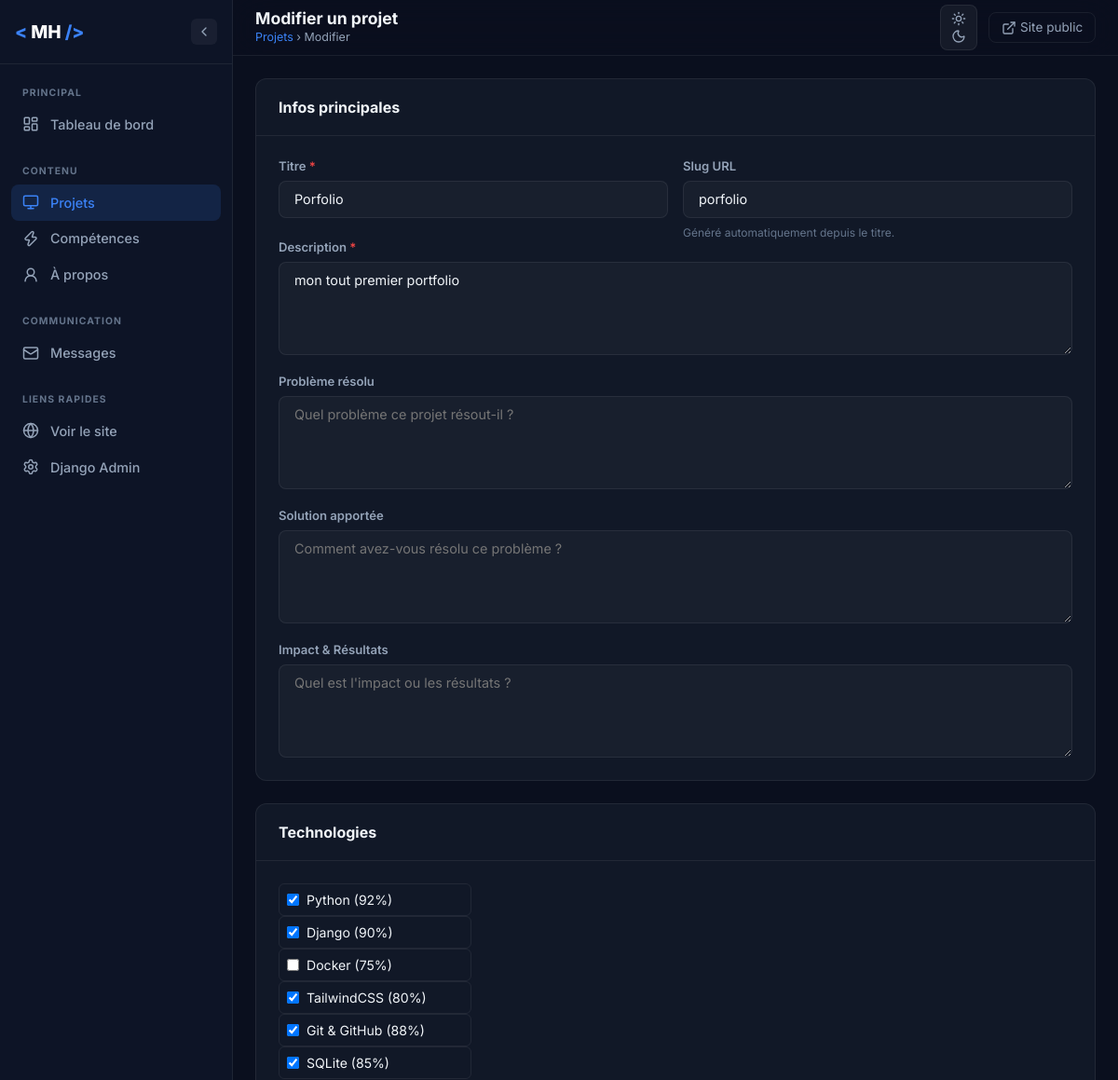
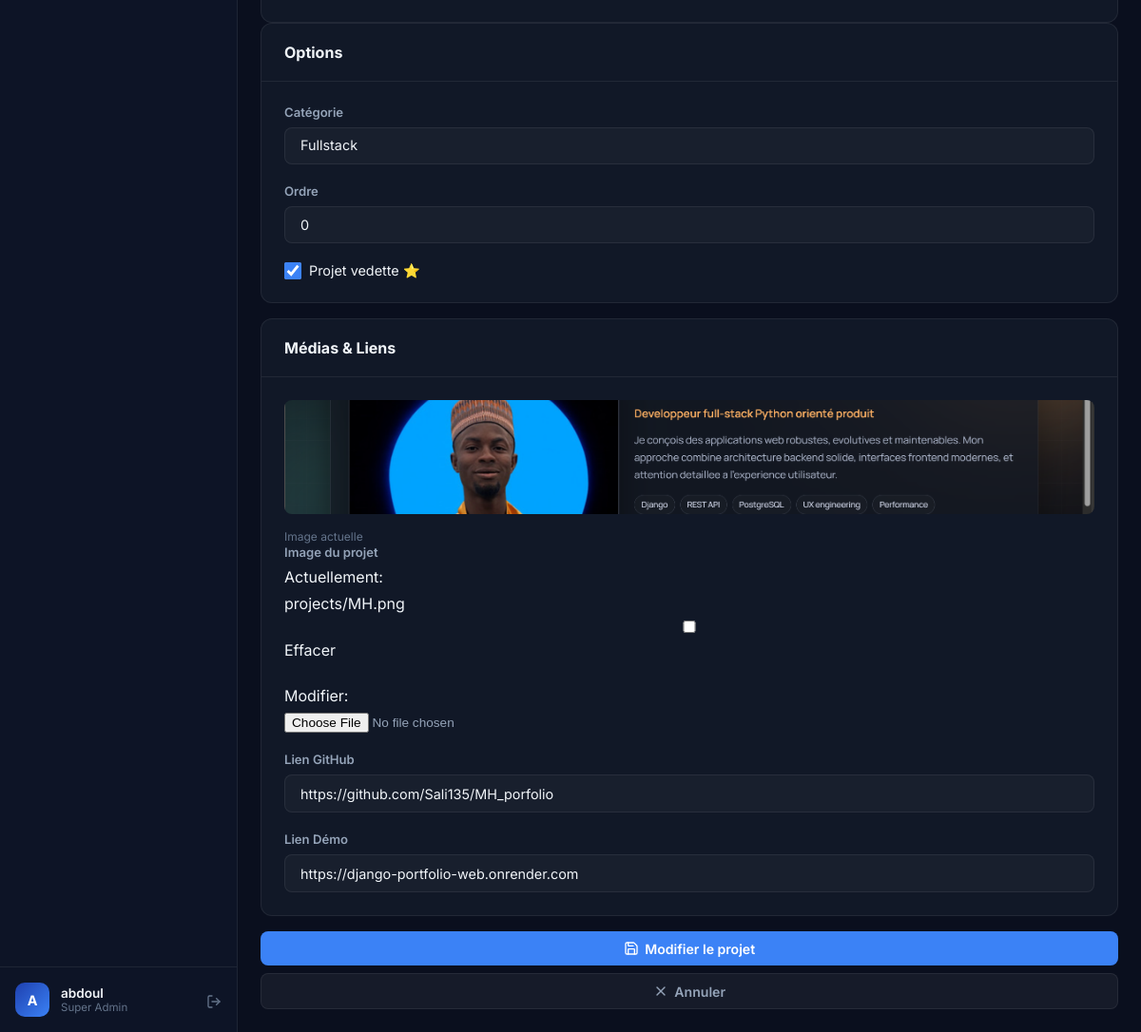
Screenshot of /dashboard/projets/7/modifier/ (signed in) with the database file from the repository (2 pictures, top to bottom).
### portfolio/models.py (models this page shows, shortened)
class Project(models.Model):
    CATEGORY_CHOICES = [
        ('backend', 'Backend'),
        ('frontend', 'Frontend'),
        ('fullstack', 'Fullstack'),
        ('mobile', 'Mobile'),
        ('api', 'API / Microservice'),
    ]
    title = models.CharField(_('Titre'), max_length=100)
    slug = models.SlugField(_('Slug'), unique=True, max_length=120)
    description = models.TextField(_('Description'))
    problem = models.TextField(_('Problème résolu'), blank=True)
    solution = models.TextField(_('Solution apportée'), blank=True)
    impact = models.TextField(_('Impact / Résultats'), blank=True)
    image = models.ImageField(
        _('Image'), upload_to='projects/', blank=True, null=True
    )
    category = models.CharField(
        _('Catégorie'), max_length=20,
        choices=CATEGORY_CHOICES, default='fullstack'
    )
    technologies = models.ManyToManyField(
        Skill, verbose_name=_('Technologies'), blank=True
    )
    github_url = models.URLField(_('Lien GitHub'), blank=True)
    demo_url = models.URLField(_('Lien Démo'), blank=True)
    featured = models.BooleanField(_('Projet vedette'), default=False)
    order = models.PositiveIntegerField(_('Ordre'), default=0)
    created_at = models.DateTimeField(_('Créé le'), auto_now_add=True)
    updated_at = models.DateTimeField(_('Modifié le'), auto_now=True)
    class Meta:
        ordering = ['order', '-created_at']
        verbose_name = _('Projet')
        verbose_name_plural = _('Projets')

### dashboard/views.py (the view)
# urls.py: path('projets/<int:pk>/modifier/', views.project_edit, name='project_edit'),
@login_required(login_url='dashboard:login')
@user_passes_test(is_staff, login_url='dashboard:login')
def project_edit(request, pk):
    project = get_object_or_404(Project, pk=pk)
    form = DashboardProjectForm(request.POST or None, request.FILES or None, instance=project)
    if request.method == 'POST' and form.is_valid():
        form.save()
        messages.success(request, f'✅ Projet «{project.title}» mis à jour !')
        return redirect('dashboard:project_list')
    return render(request, 'dashboard/projects/form.html', {
        'form': form, 'project': project, 'action': 'Modifier'
    })

### dashboard/views.py (called while the page is built)
def is_staff(user):
    return user.is_staff or user.is_superuser

### portfolio/models.py (called while the page is built)
    def __str__(self):
        return f"{self.name} ({self.proficiency}%)"

### templates/dashboard/projects/form.html (shortened to what this page needs)
{% extends 'dashboard/base.html' %}
{% block nav_projects %}active{% endblock %}
{% block page_title %}{{ action }} un projet{% endblock %}
{% block breadcrumb %}<a href="{% url 'dashboard:project_list' %}">Projets</a> › {{ action }}{% endblock %}
{% block content %}
<div class="dash-page">
  <div class="form-layout">
    <form method="post" enctype="multipart/form-data" class="dash-form" id="project-form" novalidate>
      <div class="form-main">
        <div class="dash-card">
          <div class="dash-card-header">
            <h2>Infos principales</h2>
          </div>
          <div class="dash-card-body">
            <div class="form-row">
              <div class="form-group">
                <label class="form-label">{{ form.title.label }} <span class="required">*</span></label>
                {{ form.title }}
              </div>
              <div class="form-group">
                <label class="form-label">{{ form.slug.label }}</label>
                {{ form.slug }}
                <span class="form-help">Généré automatiquement depuis le titre.</span>
              </div>
            </div>
            <div class="form-group">
              <label class="form-label">{{ form.description.label }} <span class="required">*</span></label>
              {{ form.description }}
            </div>
            <div class="form-group">
              <label class="form-label">{{ form.problem.label }}</label>
              {{ form.problem }}
            </div>
            <div class="form-group">
              <label class="form-label">{{ form.solution.label }}</label>
              {{ form.solution }}
            </div>
            <div class="form-group">
              <label class="form-label">{{ form.impact.label }}</label>
              {{ form.impact }}
            </div>
          </div>
        </div>
        <div class="dash-card" style="margin-top:1.5rem;">
          <div class="dash-card-header"><h2>Technologies</h2></div>
          <div class="dash-card-body">
            <div class="tech-checkboxes">{{ form.technologies }}</div>
          </div>
        </div>
      </div>
      <div class="form-sidebar">
        <div class="dash-card">
          <div class="dash-card-header"><h2>Options</h2></div>
          <div class="dash-card-body">
            <div class="form-group">
              <label class="form-label">{{ form.category.label }}</label>
              {{ form.category }}
            </div>
            <div class="form-group">
              <label class="form-label">{{ form.order.label }}</label>
              {{ form.order }}
            </div>
            <div class="form-check-group">
              {{ form.featured }}
              <label for="{{ form.featured.id_for_label }}" class="form-label-inline">{{ form.featured.label }}</label>
            </div>
          </div>
        </div>
        <div class="dash-card" style="margin-top:1rem;">
          <div class="dash-card-header"><h2>Médias & Liens</h2></div>
          <div class="dash-card-body">
            {% if project.image %}
            <div class="current-image">
              <img src="{{ project.image.url }}" alt="Image actuelle" style="max-height:120px;border-radius:8px;margin-bottom:0.75rem;width:100%;object-fit:cover;" />
              <span class="form-help">Image actuelle</span>
            </div>
            {% endif %}
            <div class="form-group">
              <label class="form-label">{{ form.image.label }}</label>
              {{ form.image }}
            </div>
            <div class="form-group">
              <label class="form-label">{{ form.github_url.label }}</label>
              {{ form.github_url }}
            </div>
            <div class="form-group">
              <label class="form-label">{{ form.demo_url.label }}</label>
              {{ form.demo_url }}
            </div>
          </div>
        </div>
        <div class="form-actions">
          <button type="submit" class="btn-dash btn-dash-primary btn-full">
            <i data-lucide="save" class="icon-sm"></i> {{ action }} le projet
          </button>
          <a href="{% url 'dashboard:project_list' %}" class="btn-dash btn-dash-ghost btn-full">
            <i data-lucide="x" class="icon-sm"></i> Annuler
          </a>
        </div>
      </div>
    </form>
  </div>
</div>
{% endblock %}

### templates/dashboard/base.html (shortened to what this page needs)
{% load static %}
<!DOCTYPE html>
<html lang="fr" data-theme="dark">
<head>
  <link rel="stylesheet" href="https://cdn.jsdelivr.net/gh/devicons/devicon@latest/devicon.min.css" />
  <link rel="stylesheet" href="{% static 'dashboard/css/dashboard.css' %}" />
</head>
<body>
  {% if user.is_authenticated %}
  <aside class="sidebar" id="sidebar" role="navigation" aria-label="Navigation admin">
    <div class="sidebar-logo">
      <span class="logo-bracket">&lt;</span>
      <span class="logo-name">MH</span>
      <span class="logo-bracket">/&gt;</span>
      <button class="sidebar-toggle" id="sidebar-toggle" aria-label="Replier le menu">
        <i data-lucide="chevron-left" class="icon-sm"></i>
      </button>
    </div>
    <nav class="sidebar-nav">
      <div class="nav-group">
        <span class="nav-group-label">Principal</span>
        <a href="{% url 'dashboard:home' %}" class="nav-item {% block nav_home %}{% endblock %}">
          <i data-lucide="layout-dashboard" class="nav-icon-svg"></i>
          <span class="nav-label">Tableau de bord</span>
        </a>
      </div>
      <div class="nav-group">
        <span class="nav-group-label">Contenu</span>
        <a href="{% url 'dashboard:project_list' %}" class="nav-item {% block nav_projects %}{% endblock %}">
          <i data-lucide="monitor" class="nav-icon-svg"></i>
          <span class="nav-label">Projets</span>
        </a>
        <a href="{% url 'dashboard:skill_list' %}" class="nav-item {% block nav_skills %}{% endblock %}">
          <i data-lucide="zap" class="nav-icon-svg"></i>
          <span class="nav-label">Compétences</span>
        </a>
        <a href="{% url 'dashboard:about_edit' %}" class="nav-item {% block nav_about %}{% endblock %}">
          <i data-lucide="user-round" class="nav-icon-svg"></i>
          <span class="nav-label">À propos</span>
        </a>
      </div>
      <div class="nav-group">
        <span class="nav-group-label">Communication</span>
        <a href="{% url 'dashboard:message_list' %}" class="nav-item {% block nav_messages %}{% endblock %}">
          <i data-lucide="mail" class="nav-icon-svg"></i>
          <span class="nav-label">Messages</span>
        </a>
      </div>
      <div class="nav-group">
        <span class="nav-group-label">Liens rapides</span>
        <a href="/" target="_blank" class="nav-item">
          <i data-lucide="globe" class="nav-icon-svg"></i>
          <span class="nav-label">Voir le site</span>
        </a>
        <a href="/admin/" target="_blank" class="nav-item">
          <i data-lucide="settings" class="nav-icon-svg"></i>
          <span class="nav-label">Django Admin</span>
        </a>
      </div>
    </nav>
    <div class="sidebar-user">
      <div class="user-avatar">{{ user.username|first|upper }}</div>
      <div class="user-info">
        <span class="user-name">{{ user.username }}</span>
        <span class="user-role">{% if user.is_superuser %}Super Admin{% else %}Staff{% endif %}</span>
      </div>
      <a href="{% url 'dashboard:logout' %}" class="logout-btn" title="Déconnexion">
        <i data-lucide="log-out" class="icon-sm"></i>
      </a>
    </div>
  </aside>
  <div class="dash-body" id="dash-body">
    <header class="dash-topbar">
      <div class="topbar-title">
        <h1>{% block page_title %}Dashboard{% endblock %}</h1>
        <span class="breadcrumb">{% block breadcrumb %}Accueil{% endblock %}</span>
      </div>
      <div class="topbar-actions">
        <button id="theme-toggle-dash" class="theme-btn-dash" aria-label="Basculer le thème" title="Thème">
          <i data-lucide="sun" class="theme-icon-sun icon-sm"></i>
          <i data-lucide="moon" class="theme-icon-moon icon-sm"></i>
        </button>
        <a href="/" target="_blank" class="topbar-link">
          <i data-lucide="external-link" class="icon-sm"></i>
          Site public
        </a>
      </div>
    </header>
    <main class="dash-content">
      {% block content %}{% endblock %}
    </main>
  </div>
  {% else %}
  {% block auth_content %}{% endblock %}
  {% endif %}
</body>
</html>

### rows the page displays
Project: title "Porfolio", slug "porfolio", description "mon tout premier portfolio", category "Fullstack", order "0", featured "☑", image (picture), github_url "https://github.com/Sali135/MH_porfolio", demo_url "https://django-portfolio-web.onrender.com"

### other values shown
{{ user.username|first|upper }} "A"
{{ user.username }} "abdoul"
{{ action }} "Modifier"
